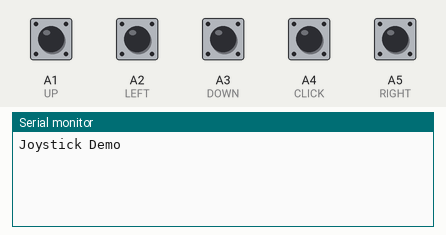
This sketch was run on a simulated Arduino Uno, built with avr-gcc and run on an emulated ATmega328P. On the bench: the last lines printed to the serial monitor. Inputs (shaded band) come from the test bench; at power-on: A1 (UP), A2 (LEFT), A3 (DOWN), A4 (CLICK), A5 (RIGHT) HIGH.

Above: at 1.3 s.
1.4 s: A1 (UP) pulled LOW for 0.3 s
At 2.4 s:
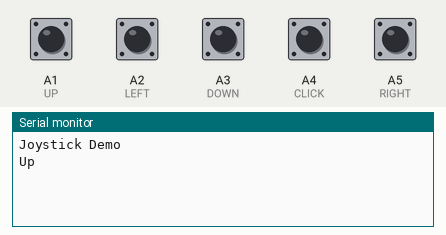
3.2 s: A2 (LEFT) pulled LOW for 0.3 s
At 4.3 s:
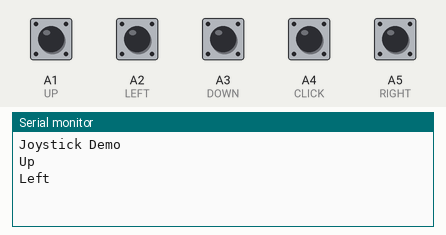
5.0 s: A3 (DOWN) pulled LOW for 0.3 s
At 5.9 s:
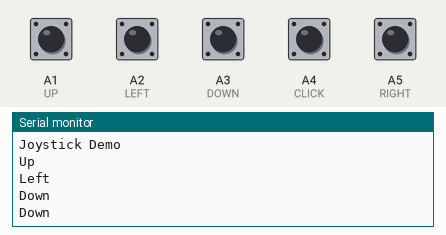
6.8 s: A4 (CLICK) pulled LOW for 0.3 s
At 7.8 s:
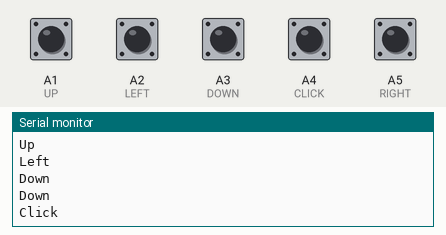
8.6 s: A5 (RIGHT) pulled LOW for 0.3 s
At 9.7 s:
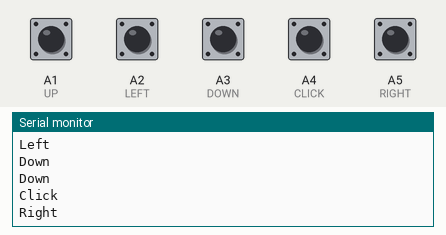

Measured:
- after the input at 1.4 s, the serial monitor: prints a new line after 0.10 s (image 1)
- after the input at 3.2 s, the serial monitor: prints a new line after 0.05 s (image 2)
- after the input at 5.0 s, the serial monitor: prints a new line at once (image 3)
- after the input at 6.8 s, the serial monitor: prints a new line after 0.20 s (image 4)
- after the input at 8.6 s, the serial monitor: prints a new line after 0.15 s (image 5)

The sketch:

sketch_lcd_shield_exp.ino
```cpp
#define UP     A1
#define DOWN   A3
#define LEFT   A2
#define RIGHT  A5
#define CLICK  A4


void setup() {
  //Initialize analog pins as inputs
  pinMode(UP,INPUT);
  pinMode(DOWN,INPUT);
  pinMode(LEFT,INPUT);
  pinMode(RIGHT,INPUT);
  pinMode(CLICK,INPUT);

  //Pull analog pins high to enable reading of joystick movements
  digitalWrite(UP, HIGH);
  digitalWrite(DOWN, HIGH);
  digitalWrite(LEFT, HIGH);
  digitalWrite(RIGHT, HIGH);
  digitalWrite(CLICK, HIGH);

 //Initialize serial terminal connection
  Serial.begin(9600);
  Serial.println("Joystick Demo");

}


void loop() {

  //Scan analog pins. If pin reads low, print the corresponding joystick movement.
   if (digitalRead(UP) == 0) {
     Serial.println("Up");}

   if (digitalRead(DOWN) == 0) {
      Serial.println("Down");}

   if (digitalRead(LEFT) == 0) {
       Serial.println("Left");}

   if (digitalRead(RIGHT) == 0) {
       Serial.println("Right");}

   if (digitalRead(CLICK) == 0) {
       Serial.println("Click");}
       delay(250);

}
```
